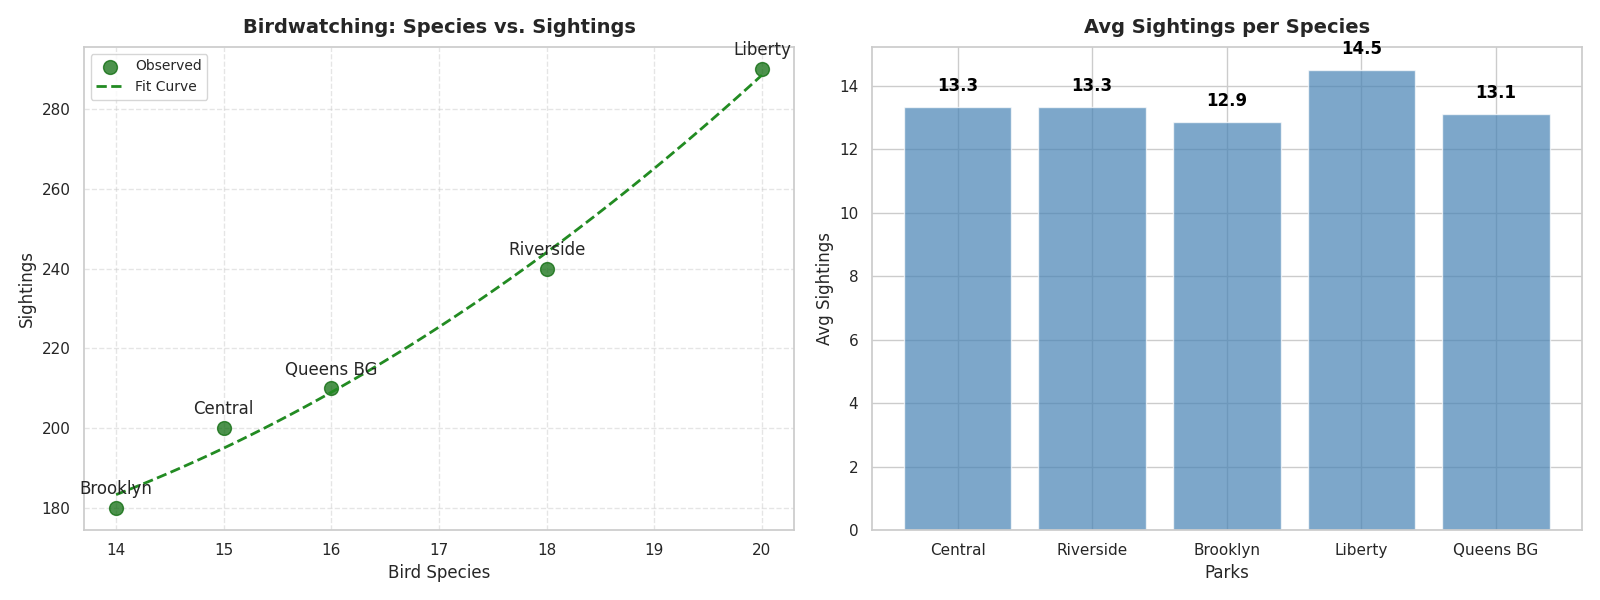

The script that drew this image:
import matplotlib.pyplot as plt
import numpy as np
from scipy.optimize import curve_fit

parks = ["Central", "Riverside", "Brooklyn", "Liberty", "Queens BG"]

species_count = np.array([15, 18, 14, 20, 16])
sightings = np.array([200, 240, 180, 290, 210])

def quadratic_model(x, a, b, c):
    return a * x**2 + b * x + c

params, covariance = curve_fit(quadratic_model, species_count, sightings)

species_fit = np.linspace(min(species_count), max(species_count), 100)
sightings_fit = quadratic_model(species_fit, *params)

avg_sightings_per_species = sightings / species_count

fig, axes = plt.subplots(1, 2, figsize=(16, 6))

axes[0].scatter(species_count, sightings, color='darkgreen', label='Observed', s=100, alpha=0.7)
axes[0].plot(species_fit, sightings_fit, color='forestgreen', linestyle='--', label='Fit Curve', linewidth=2)
for i, park in enumerate(parks):
    axes[0].annotate(park, (species_count[i], sightings[i]), textcoords="offset points", xytext=(0, 10), ha='center')
axes[0].set_title("Birdwatching: Species vs. Sightings", fontsize=14, fontweight='bold', pad=10)
axes[0].set_xlabel("Bird Species", fontsize=12)
axes[0].set_ylabel("Sightings", fontsize=12)
axes[0].legend(loc='upper left', fontsize=10, frameon=True)
axes[0].grid(linestyle='--', alpha=0.5)

axes[1].bar(parks, avg_sightings_per_species, color='steelblue', alpha=0.7)
axes[1].set_title("Avg Sightings per Species", fontsize=14, fontweight='bold', pad=10)
axes[1].set_xlabel("Parks", fontsize=12)
axes[1].set_ylabel("Avg Sightings", fontsize=12)
for i, v in enumerate(avg_sightings_per_species):
    axes[1].text(i, v + 0.5, f"{v:.1f}", color='black', ha='center', fontweight='bold')

plt.tight_layout()
plt.show()
